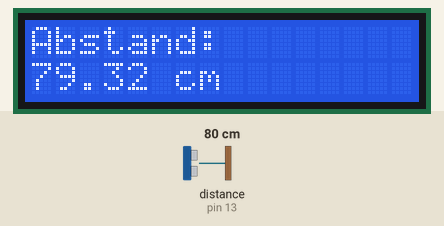
The program below on a simulated Arduino Uno, built with avr-gcc and run on an emulated ATmega328P. Parts: 16×2 character LCD. Wiring (inferred from the names in the program): ultrasonic range finder: trigger pin 12; echo pin 13. The inputs (shaded band) are chosen by the test bench; at power-on: distance to the obstacle (sensor on pin 13) 80 cm. The echo pulse lasts 58.3 µs per cm; what the program prints to the serial monitor is not drawn.

Above: at 4.2 s.
4.3 s: distance to the obstacle (sensor on pin 13) set to 9 cm
At 5.7 s:
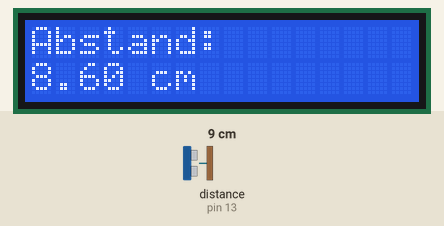
7.5 s: distance to the obstacle (sensor on pin 13) set to 2 cm
At 8.5 s:
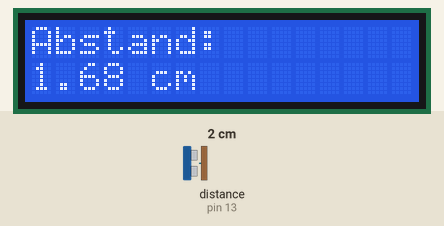
9.6 s: distance to the obstacle (sensor on pin 13) set to 18 cm
At 13.5 s:
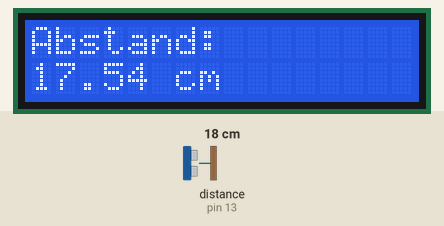
Timing chart, 0 to 15.0 s (numbered marks = the images above; inputs shaded):
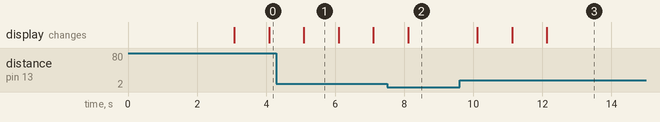

Measured:
- after the input at 4.3 s, the display: changes after 0.79 s (image 1)
- after the input at 7.5 s, the display: changes after 0.61 s (image 2)
- after the input at 9.6 s, the display: changes after 0.52 s (image 3)
- what the display in image 1 shows lasts 1.0 s, from 5.1 s to 6.1 s

The program:

main.cpp
```cpp
#include <Arduino.h> // Arduino-Bibliothek importieren
#include <LiquidCrystal.h> // LCD-Bibliothek importieren

// Pins
const int trigPin = 12; // Trigger-Pin (Senden) HC-SR04
const int echoPin = 13; // Echo-Pin (Empfangen) HC-SR04

LiquidCrystal lcd(6, 7, 8, 9, 10, 11); // LCD-Pins: RS, E, D4, D5, D6, D7

void setup() {
	Serial.begin(9600); // Startet serielle Kommunikation

	pinMode(trigPin, OUTPUT); // Trigger-Pin als Ausgang definieren
	pinMode(echoPin, INPUT); // Echo-Pin als Eingang definieren

	// Startbildschirm
	lcd.begin(16, 2); // LCD initialisieren (16 Zeichen, 2 Zeilen)
	lcd.setCursor(0, 0); // Cursor auf Position 0,0 setzen (erste Zeile, erster Buchstabe)
	lcd.print("Ultraschall-Demo"); // Text ausgeben
	lcd.setCursor(0, 1); // Cursor auf Position 0,1 setzen (zweite Zeile, erster Buchstabe)
	lcd.print("v. Pascal Franke"); // Text ausgeben
	delay(3000); // 3 Sekunden warten

	// Initialisierung Hauptbildschirm
	lcd.clear(); // Bildschirm löschen
	lcd.setCursor(0, 0); // Cursor auf Position 0,0 setzen (erste Zeile, erster Buchstabe)
	lcd.print("Abstand:"); // Text ausgeben
	lcd.setCursor(0, 1); // Cursor auf Position 0,1 setzen (zweite Zeile, erster Buchstabe)
	lcd.print("0 cm"); // Text ausgeben
}

void loop() {
	long duration; // Zeitdauer des Echos
	float distance_cm; // Distanz in cm

	// Sendet einen 10us langen Impuls zum Triggern des HC-SR04
	digitalWrite(trigPin, LOW); // Trigger-Pin auf "Aus" setzen
	delayMicroseconds(2); // 2 Mikrosekunden warten
	digitalWrite(trigPin, HIGH); // Trigger-Pin auf "Ein" setzen
	delayMicroseconds(10); // 10 Mikrosekunden warten
	digitalWrite(trigPin, LOW); // Trigger-Pin auf "Aus" setzen

	// Liest die Dauer des Echo-Pulses und berechnet die Distanz
	duration = pulseIn(echoPin, HIGH); // Dauer des Echo-Pulses in Mikrosekunden
	distance_cm = duration * 0.034 / 2; // Distanz in cm berechnen (Schallgeschwindigkeit: 340 m/s)

	// Gibt die Distanz auf dem seriellen Monitor aus
	Serial.print("Abstand: " + String(distance_cm) + " cm");

	// Gibt die Distanz auf dem LCD aus
	lcd.setCursor(0, 1); // Cursor auf Position 0,1 setzen (zweite Zeile, erster Buchstabe)
	lcd.print("                "); // Alten Text löschen
	lcd.setCursor(0, 1); // Cursor auf Position 0,1 setzen (zweite Zeile, erster Buchstabe)
	lcd.print(String(distance_cm) + " cm"); // Text ausgeben

	delay(1000); // 1 Sekunde vor der nächsten Messung warten
}
```
